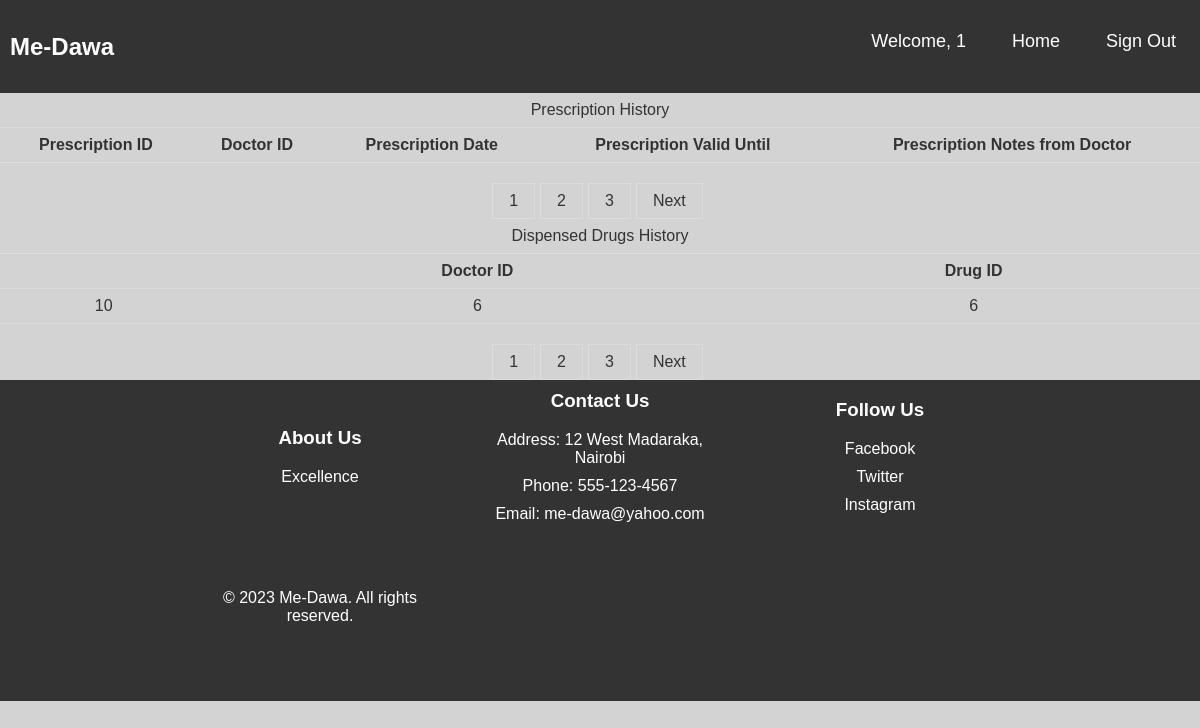
/view/patient.php?entity=doctors&page=1 (signed in), run on the app's committed database.
### tables this page shows
CREATE TABLE `dispensed` (
  `ID` int(11) NOT NULL,
  `patientID` int(11) DEFAULT NULL,
  `doctorID` int(11) DEFAULT NULL,
  `drugID` int(11) DEFAULT NULL
);

### database/database.php (called while the page is built, shortened)
<?php
class Database{
    private $connection;
    public function __construct() {
        $this->hostName = "localhost";
        $this->username = "root";
        $this->password = "";
        $this->databaseName = "me-dawa";
        try{
            $this->connection = new PDO("mysql:host=$this->hostName;dbname=$this->databaseName", $this->username, $this->password);
        } catch(PDOException $e){
            echo "Connection failed: " . $e->getMessage();
        }
    }
    function getDispensedDrugsForPatient($patientID, $start_index, $results_per_page){
        $stmt = $this->connection->prepare("SELECT * FROM dispensed WHERE patientID = :patientID LIMIT :start_index, :results_per_page");
        $stmt->bindParam(':patientID', $patientID);
        $stmt->bindParam(':start_index', $start_index, PDO::PARAM_INT);
        $stmt->bindParam(':results_per_page', $results_per_page, PDO::PARAM_INT);
        $stmt->execute();
        $result = $stmt->fetchAll();
        return $result;
    }
    function getTotalUsersByEntity($entity){
        $stmt = $this->connection->prepare("SELECT COUNT(*) FROM $entity");
        $stmt->execute();
        $result = $stmt->fetchColumn();
        return $result;
    }
}
?>

### view/patient.php (the view, shortened to what this page needs)
<!DOCTYPE html>
<html>
<head>
    <link rel="stylesheet" href="../Static/homepage.css">
    <link rel="stylesheet" href="../Static/form.scss">
    <link rel="stylesheet" href="../Static/table.scss">
</head>
<body>
<div>
  <nav class="navbar">
      <div class="logo">Me-Dawa</div>
      <ul class="nav-links">
          <div class="menu">
            <li>
              <?php
              $username = $_SESSION['username'];
              echo "Welcome, $username";
              ?>
            </li>
            <li><a href="../Templates/homepage.html">Home</a></li>
            <li><a href="../config/signout.php">Sign Out</a></li>
          </div>
      </ul>
    </div>
<div>
  <?php
    require_once '../database/database.php';
    $database = new Database();
    $patientID = $_SESSION['username'];
    $entity = $_SESSION['entity'];
    $results_per_page = 5;
    $current_page = isset($_GET['page']) ? $_GET['page'] : 1;
    $start_index = ($current_page - 1) * $results_per_page;
    echo '
    <table style="width: 100%; border-collapse: collapse;">
    <caption style="padding: 8px; text-align: center; border-bottom: 1px solid #ddd; color: #333;">Prescription History</caption>
      <tr>
          <th style="padding: 8px; text-align: center; border-bottom: 1px solid #ddd; color: #333;">Prescription ID</th>
          <th style="padding: 8px; text-align: center; border-bottom: 1px solid #ddd; color: #333;">Doctor ID</th>
          <th style="padding: 8px; text-align: center; border-bottom: 1px solid #ddd; color: #333;">Prescription Date</th>
          <th style="padding: 8px; text-align: center; border-bottom: 1px solid #ddd; color: #333;">Prescription Valid Until</th>
          <th style="padding: 8px; text-align: center; border-bottom: 1px solid #ddd; color: #333;">Prescription Notes from Doctor</th>
      </tr>';
    echo '</table>';
    $total_results = $database->getTotalUsersByEntity($entity);
    $total_pages = ceil($total_results / $results_per_page);
    echo '<div style="margin-top: 20px;">';
    for ($i = 1; $i <= $total_pages; $i++) {
      echo '<a href="patient.php?entity=' . $entity . '&page=' . $i . '" style="display: inline-block; padding: 8px 16px; text-decoration: none; color: #333; border: 1px solid #ddd; margin-right: 5px;">' . $i . '</a>';
    }
    if ($current_page < $total_pages) {
      echo '<a href="patient.php?entity=' . $entity . '&page=' . ($current_page + 1) . '" style="display: inline-block; padding: 8px 16px; text-decoration: none; color: #333; border: 1px solid #ddd; margin-right: 5px;">Next</a>';
    }
    echo '</div>';
    ?>
</div>
<div>
  <?php
    require_once '../database/database.php';
    $database = new Database();
    $patientID = $_SESSION['username'];
    $entity = $_SESSION['entity'];
    $results_per_page = 5;
    $current_page = isset($_GET['page']) ? $_GET['page'] : 1;
    $start_index = ($current_page - 1) * $results_per_page;
    $users = $database->getDispensedDrugsForPatient($patientID, $start_index, $results_per_page);
    echo '
    <table style="width: 100%; border-collapse: collapse;">
    <caption style="padding: 8px; text-align: center; border-bottom: 1px solid #ddd; color: #333;">Dispensed Drugs History</caption>
      <tr>
          <th style="padding: 8px; text-align: center; border-bottom: 1px solid #ddd; color: #333;"Dispensed Drug ID</th>
          <th style="padding: 8px; text-align: center; border-bottom: 1px solid #ddd; color: #333;">Doctor ID</th>
          <th style="padding: 8px; text-align: center; border-bottom: 1px solid #ddd; color: #333;">Drug ID</th>
      </tr>';
      foreach ($users as $user) {
          echo ' <tr>
                    <td style="padding: 8px; text-align: center; border-bottom: 1px solid #ddd; color: #333;">' . $user['ID'] . '</td>
                    <td style="padding: 8px; text-align: center; border-bottom: 1px solid #ddd; color: #333;">' . $user['doctorID'] . '</td>
                    <td style="padding: 8px; text-align: center; border-bottom: 1px solid #ddd; color: #333;">' . $user['drugID'] . '</td>
                  </tr>';
      }
    echo '</table>';
    $total_results = $database->getTotalUsersByEntity($entity);
    $total_pages = ceil($total_results / $results_per_page);
    echo '<div style="margin-top: 20px;">';
    for ($i = 1; $i <= $total_pages; $i++) {
      echo '<a href="patient.php?entity=' . $entity . '&page=' . $i . '" style="display: inline-block; padding: 8px 16px; text-decoration: none; color: #333; border: 1px solid #ddd; margin-right: 5px;">' . $i . '</a>';
    }
    if ($current_page < $total_pages) {
      echo '<a href="patient.php?entity=' . $entity . '&page=' . ($current_page + 1) . '" style="display: inline-block; padding: 8px 16px; text-decoration: none; color: #333; border: 1px solid #ddd; margin-right: 5px;">Next</a>';
    }
    echo '</div>';
    ?>
</div>
<footer class="footer">
    <div class="footer-container">
      <div class="row">
        <div class="footer-col">
          <h3>About Us</h3>
          <p>Excellence</p>
        </div>
        <div class="footer-col">
          <h3>Contact Us</h3>
          <ul>
            <li>Address: 12 West Madaraka, Nairobi </li>
            <li>Phone: 555-123-4567</li>
            <li>Email: me-dawa@yahoo.com</li>
          </ul>
        </div>
        <div class="footer-col">
          <h3>Follow Us</h3>
          <ul>
            <li><a href="#">Facebook</a></li>
            <li><a href="twitter.com/LancemDev">Twitter</a></li>
            <li><a href="#">Instagram</a></li>
          </ul>
        </div>
      </div>
      <div class="row">
        <div class="footer-col">
          <p>&copy; 2023 Me-Dawa. All rights reserved.</p>
        </div>
      </div>
    </div>
  </footer>
</body>
</html>

### Static/homepage.css (style rules this page uses)
.navbar { display: flex; align-items: center; justify-content: space-between; padding: 20px; background-color: #333; color: #fff; }
.nav-links a { color: #fff; }
.logo { font-size: 24px; font-weight: 600; }
.menu { display: flex; gap: 1em; font-size: 18px; }
.menu li { padding: 5px 14px; }
body { margin: 0; background: lightgray; text-align: center; font-family: sans-serif; color: #fefefe; }
.row { display: flex; flex-wrap: wrap; justify-content: center; align-items: center; margin-bottom: 50px; }
h2, p { margin-top: 0; }
.footer { background-color: #333; color: #fff; padding: 10px 0; display: flex; flex: 1; flex-shrink: 0; }
.footer-container { max-width: 800px; margin: 0 auto; width: 100%; }
.row { display: flex; flex-wrap: wrap; justify-content: space-between; }
.footer-col { flex-basis: 30%; }
h3 { margin-top: 0; }
ul { list-style: none; padding: 0; }
ul li { margin-bottom: 10px; }
a { color: #fff; text-decoration: none; }

### view/patient.php (style rules this page uses)
.navbar { background-color: #333; color: #fff; padding: 10px; }

### data on the page
dispensed: ID "10", doctorID "6", drugID "6"

### other printed values
$username "1"
